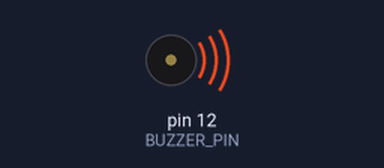
A sketch run on a simulated Arduino Uno, built with avr-gcc and run on an emulated ATmega328P. Parts: buzzer (waves = sounding).

Above: at 0.5 s.
Timing chart, 0 to 4.6 s (numbered marks = the images above):
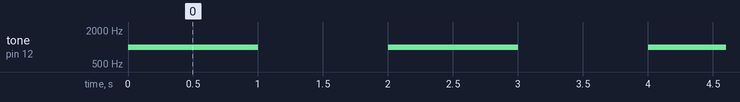

The sketch:

test_buzzer.ino
```cpp
/*
*  Teste do Buzzer
*/

#define BUZZER_PIN 12

void setup() {
    pinMode(BUZZER_PIN, OUTPUT);
}

void loop() {
    tone(BUZZER_PIN, 1000);  // Emite um som de 1000Hz
    delay(1000);
    noTone(BUZZER_PIN);       // Para o som
    delay(1000);
}
```

Measured:
- by itself, tone on pin 12 (BUZZER_PIN): alternates 1000 Hz for 1.0 s and silent for 1.0 s
